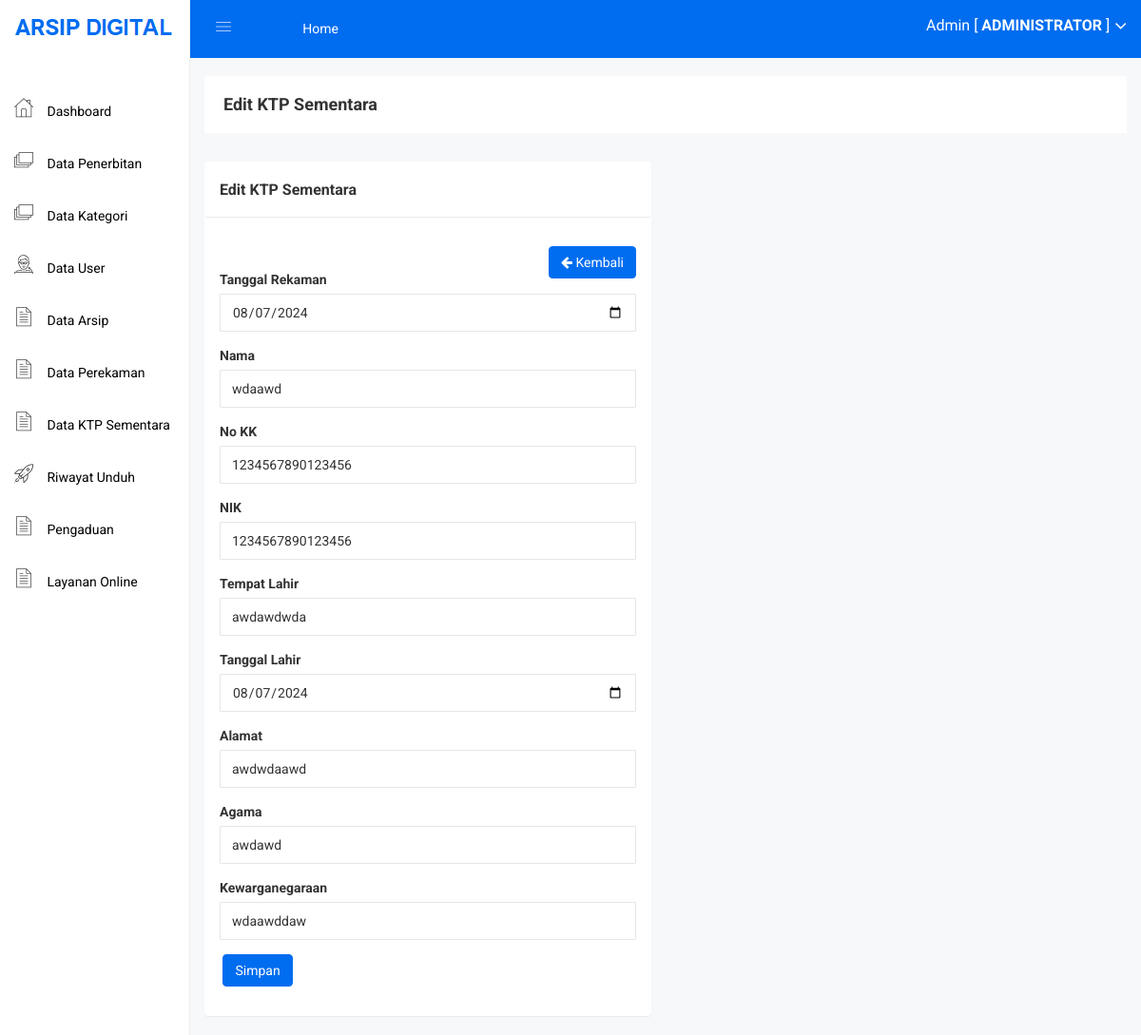
The page /admin/ktp_sementara_edit.php?id=7 (signed in) on the database as committed earlier.
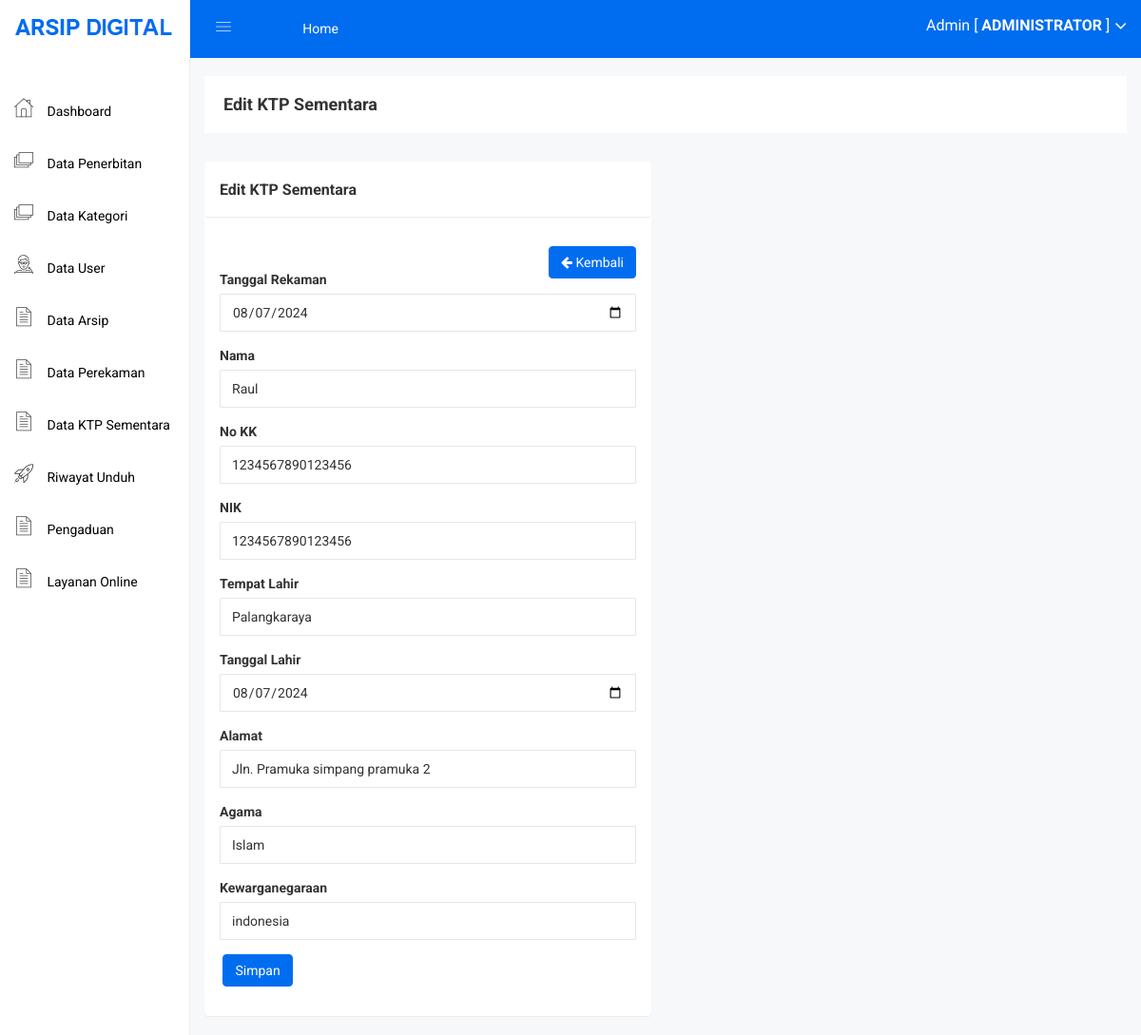
The same page on the database as committed later.
### tables this page shows
CREATE TABLE IF NOT EXISTS `ktp_sementara` (
  `id_sementara` int NOT NULL AUTO_INCREMENT,
  `tgl_input` date NOT NULL,
  `nama` varchar(30) NOT NULL,
  `no_kk` varchar(16) NOT NULL,
  `nik` varchar(16) NOT NULL,
  `tempat_lahir` varchar(30) NOT NULL,
  `tgl_lahir` date NOT NULL,
  `alamat` varchar(50) NOT NULL,
  `agama` varchar(10) NOT NULL,
  `negara` varchar(15) NOT NULL,
  PRIMARY KEY (`id_sementara`),
  UNIQUE KEY `no_kk` (`no_kk`),
  UNIQUE KEY `nik` (`nik`)
);

### admin/ktp_sementara_edit.php (the view, shortened to what this page needs)
<?php include 'header.php'; ?>
<br>
<br>
<div class="breadcome-area">
    <div class="container-fluid">
        <div class="row">
            <div class="col-lg-12 col-md-12 col-sm-12 col-xs-12">
                <div class="breadcome-list">
                    <div class="row">
                        <div class="col-lg-6 col-md-6 col-sm-6 col-xs-12">
                            <div class="breadcome-heading">
                                <h4 style="margin-bottom: 0px">Edit KTP Sementara</h4>
                            </div>
                        </div>
                    </div>
                </div>
            </div>
        </div>
    </div>
</div>
<div class="container-fluid">
    <div class="row">
        <div class="col-lg-6">
            <div class="panel panel">
                <div class="panel-heading">
                    <h3 class="panel-title">Edit KTP Sementara</h3>
                </div>
                <div class="panel-body">
                    <div class="pull-right">
                        <a href="ktp_sementara.php" class="btn btn-primary"><i class="fa fa-arrow-left"></i> Kembali</a>
                    </div>
                    <br>
                    <br>
                    <?php
                    $id = $_GET['id'];
                    $data = mysqli_query($koneksi, "select * from ktp_sementara where id_sementara='$id'");
                    while($d = mysqli_fetch_array($data)){
                        ?>
                        <form method="post" action="ktp_sementara_update.php">
                        <div class="form-group">
                                <label>Tanggal Rekaman</label>
                                <input type="date" class="form-control" name="tgl_input" required="required" value="<?php echo $d['tgl_input']; ?>">
                            </div>
                            <div class="form-group">
                                <label>Nama</label>
                                <input type="text" class="form-control" name="nama" required="required" value="<?php echo $d['nama']; ?>">
                            </div>
                            <div class="form-group">
                                <label>No KK</label>
                                <input type="text" class="form-control" name="no_kk" required="required" value="<?php echo $d['no_kk']; ?>">
                            </div>
                            <div class="form-group">
                                <label>NIK</label>
                                <input type="text" class="form-control" name="nik" required="required" value="<?php echo $d['nik']; ?>">
                            </div>
                            <div class="form-group">
                                <label>Tempat Lahir</label>
                                <input type="text" class="form-control" name="tempat_lahir" required="required" value="<?php echo $d['tempat_lahir']; ?>">
                            </div>
                            <div class="form-group">
                                <label>Tanggal Lahir</label>
                                <input type="date" class="form-control" name="tgl_lahir" required="required" value="<?php echo $d['tgl_lahir']; ?>">
                            </div>
                            <div class="form-group">
                                <label>Alamat</label>
                                <input type="text" class="form-control" name="alamat" required="required" value="<?php echo $d['alamat']; ?>">
                            </div>
                            <div class="form-group">
                                <label>Agama</label>
                                <input type="text" class="form-control" name="agama" required="required" value="<?php echo $d['agama']; ?>">
                            </div>
                            <div class="form-group">
                                <label>Kewarganegaraan</label>
                                <input type="text" class="form-control" name="negara" required="required" value="<?php echo $d['negara']; ?>">
                            </div>
                            <div class="form-group">
                                <input type="submit" class="btn btn-primary" value="Simpan">
                            </div>
                        </form>
                        <?php
                    }
                    ?>
                </div>
            </div>
        </div>
    </div>
</div>
<?php include 'footer.php'; ?>

Rows that differ between the two databases and show on the page:
changed ktp_sementara: nama "wdaawd" → "Raul"; tempat_lahir "awdawdwda" → "Palangkaraya"; alamat "awdwdaawd" → "Jln. Pramuka simpang pramuka 2"; agama "awdawd" → "Islam"; negara "wdaawddaw" → "indonesia"
